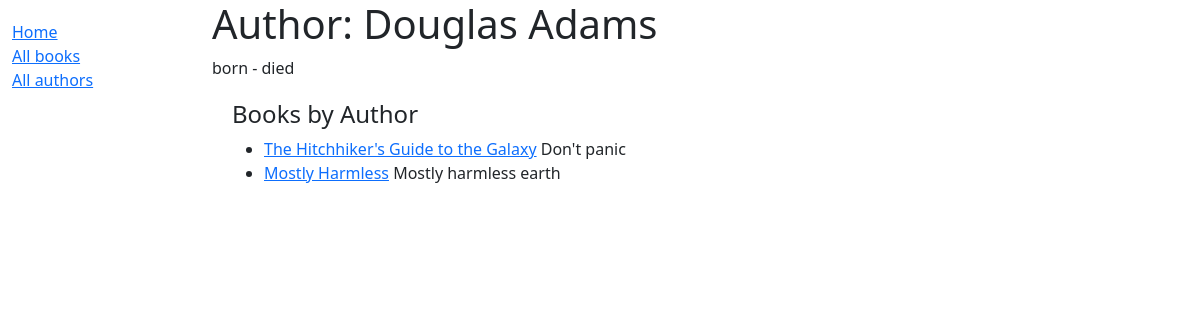
The page /catalog/author/1 on the database as committed earlier.
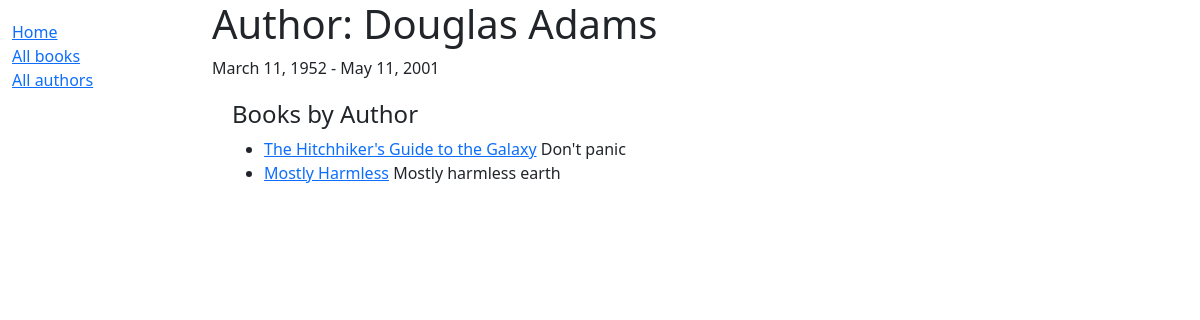
The same page on the database as committed later.
### catalog/models.py (models this page shows, shortened)
class Author(models.Model):
    first_name = models.CharField(max_length=100)
    last_name = models.CharField(max_length=100)
    date_of_birth = models.DateField(null=True, blank=True)
    date_of_death = models.DateField('Died', null=True, blank=True)
    class Meta:
        ordering = ['last_name', 'first_name']

class Book(models.Model):
    title = models.CharField(max_length=200)
    author = models.ForeignKey('Author', on_delete=models.SET_NULL, null=True)
    summary = models.TextField(max_length=1000, help_text="Enter a brief description of the book")
    isbn = models.CharField('ISBN', max_length=13, unique=True, help_text="13 character <a href='#'>ISBN number</a>")
    genre = models.ManyToManyField(Genre, help_text="Select a genre for this book")
    language = models.ForeignKey(Language, help_text = "Select the book's language", on_delete=models.SET_NULL, null=True)
    def __str__(self):
        return self.title
    def get_absolute_url(self):
        return reverse('book-detail', args = [str(self.id)])
    def display_genre(self):
        """Create string to display genre in Admin"""
        return ', '.join(genre.name for genre in self.genre.all()[:3])
    display_genre.short_description = "Genre"

### catalog/views.py (the view)
# urls.py: path("author/<int:pk>", views.AuthorDetailView.as_view(), name="author-detail"),
class AuthorDetailView(generic.DetailView):
    model = Author

### catalog/templates/catalog/author_detail.html
{% extends "base_generic.html" %}
{% block content %}
  <h1>Author: {{ author.first_name }} {{ author.last_name }}</h1>
  <p>{{ author.date_of_birth | default_if_none:"born"  }} - {{ author.date_of_death |default_if_none:"died"  }} </p>
  <div style="margin-left:20px;margin-top:20px">
    <h4>Books by Author</h4>
    <ul>
    {% for book in author.book_set.all %}
    <li><a href="{{ book.get_absolute_url }}">{{ book }}</a>  {{ book.summary }} </li>
    {% endfor %}
    </ul>
  </div>
{% endblock %}

### catalog/templates/base_generic.html (shortened to what this page needs)
<!DOCTYPE html>
<html lang="en">
<head>
  <link href="https://cdn.jsdelivr.net/npm/bootstrap@5.1.3/dist/css/bootstrap.min.css" rel="stylesheet">
  {% load static %}
  <link rel="stylesheet" href="{% static 'css/styles.css' %}">
</head>
<body>
  <div class="container-fluid">
    <div class="row">
      <div class="col-sm-2">
      {% block sidebar %}
        <ul class="sidebar-nav">
          <li><a href="{% url 'index' %}">Home</a></li>
          <li><a href="{% url 'books' %}">All books</a></li>
          <li><a href="{% url 'authors' %}">All authors</a></li>
        </ul>
     {% endblock %}
      </div>
      <div class="col-sm-10 ">{% block content %}{% endblock %}</div>
    </div>
  </div>
</body>
</html>

### catalog/static/css/styles.css (style rules this page uses)
.sidebar-nav { margin-top: 20px; padding: 0; list-style: none; }

Rows that differ between the two databases and show on the page:
changed Author: date_of_birth "born" → "March 11, 1952"; date_of_death "died" → "May 11, 2001"
